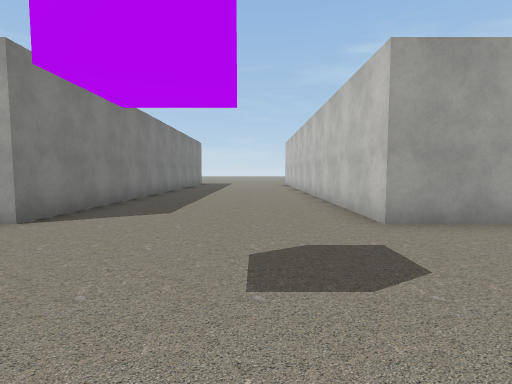
[1] (above)

24 first-person views from a walk through a scene from a Unity 3-D project. The camera is 1.4 m above the floor, tilts 4° down and sees 85° across. The floor is counted in squares, 2 m on a side. Each view is taken from the middle of a square. On the plan, view 1 faces up. The plan holds only what a view shows up to about 9 squares ahead; the rest is blank. The place goes on beyond the plan. Some surface patterns are stand-ins.

[2]
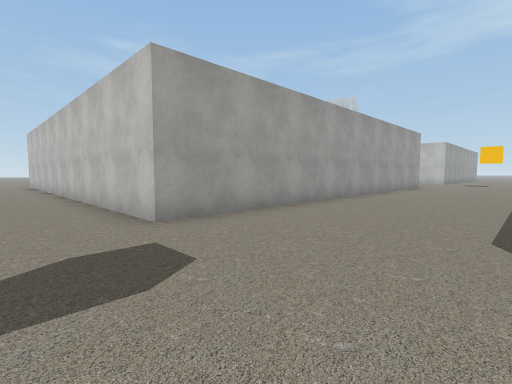

[3]
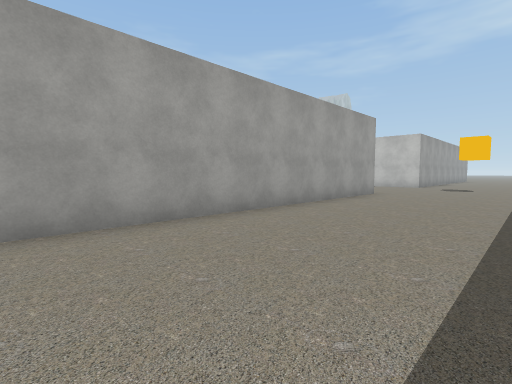

[4]
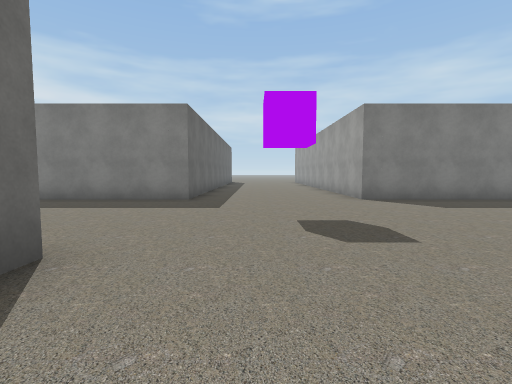

[5]
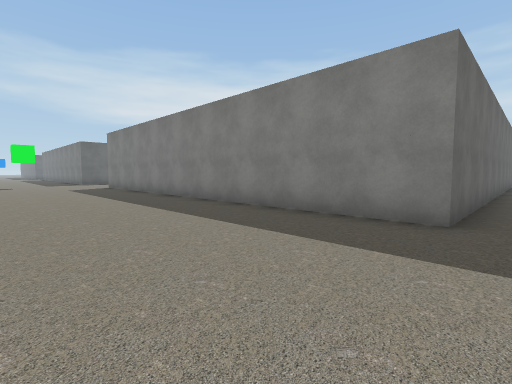

[6]
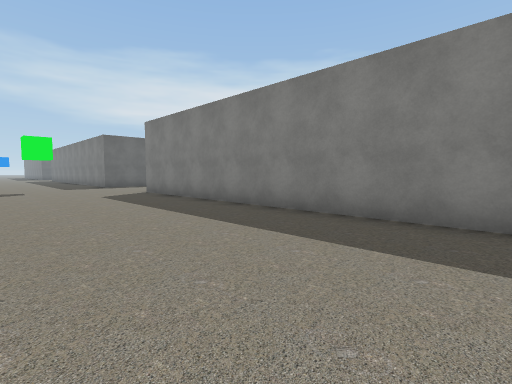

[7]
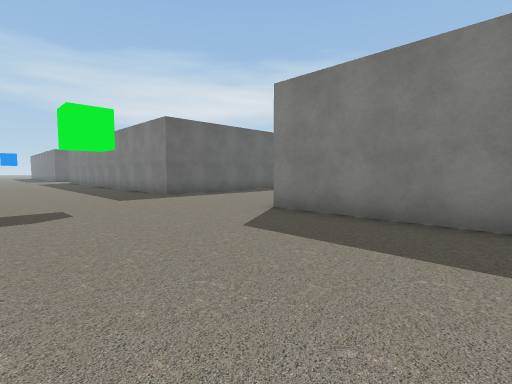

[8]
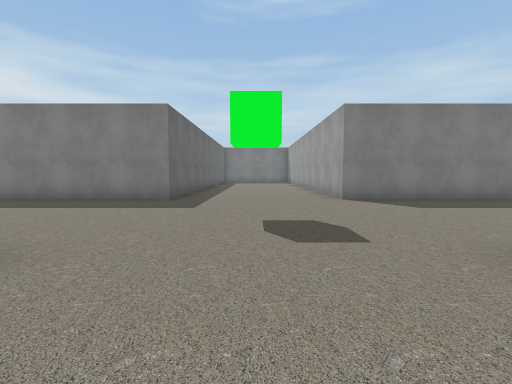

[9]
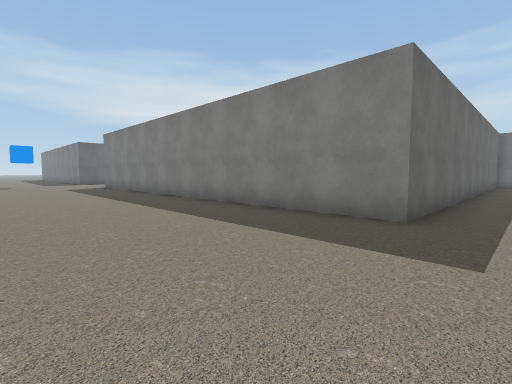

[10]
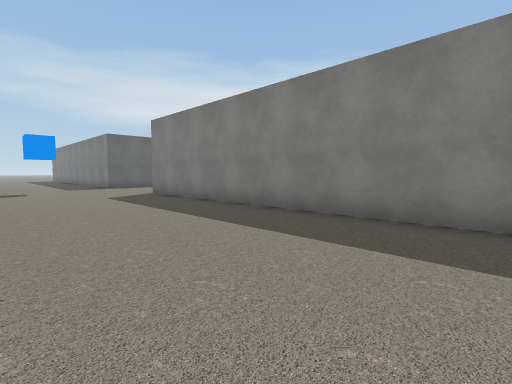

[11]
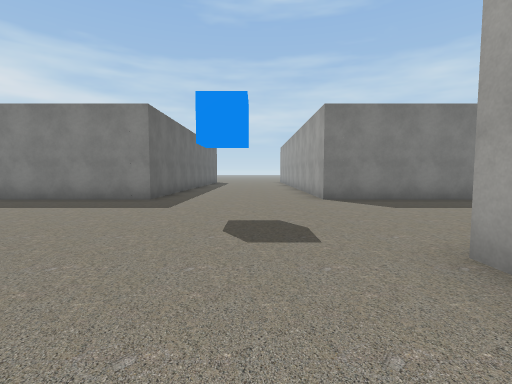

[12]
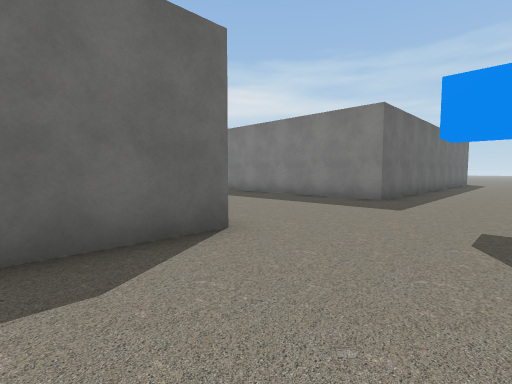

[13]
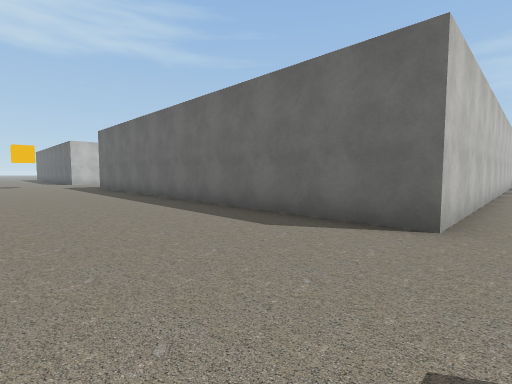

[14]
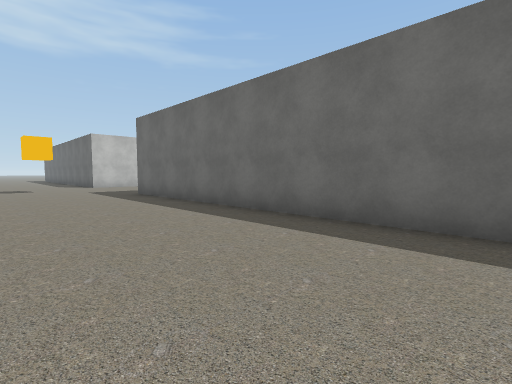

[15]
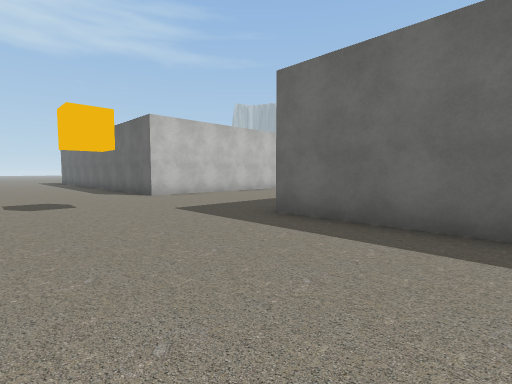

[16]
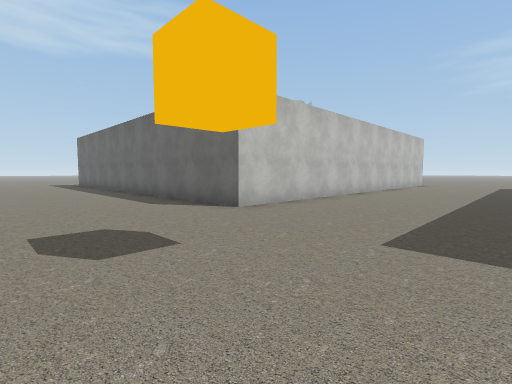

[17]
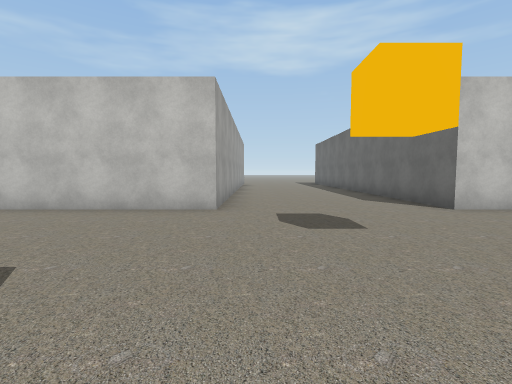

[18]
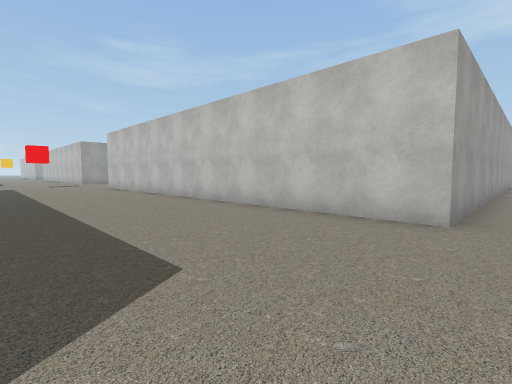

[19]
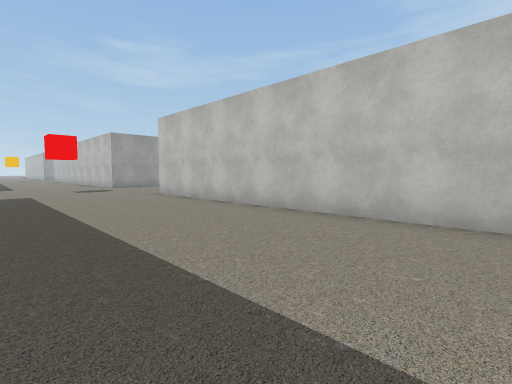

[20]
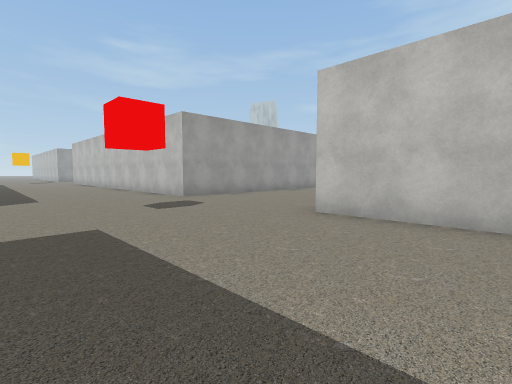

[21]
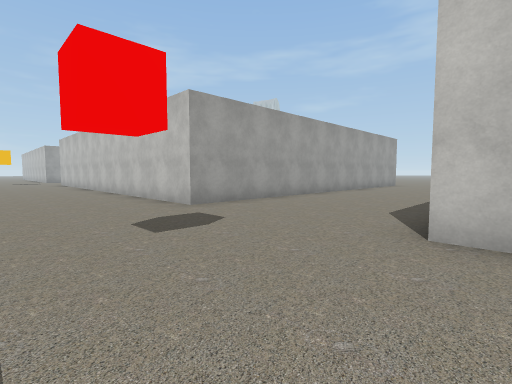

[22]
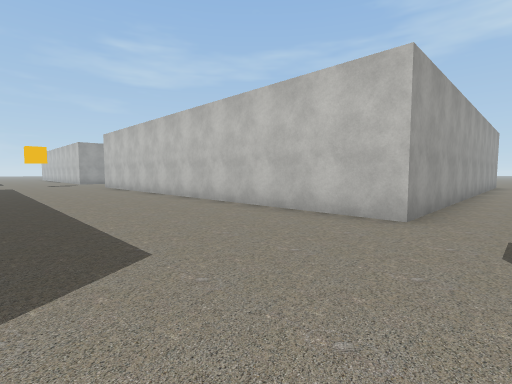

[23]
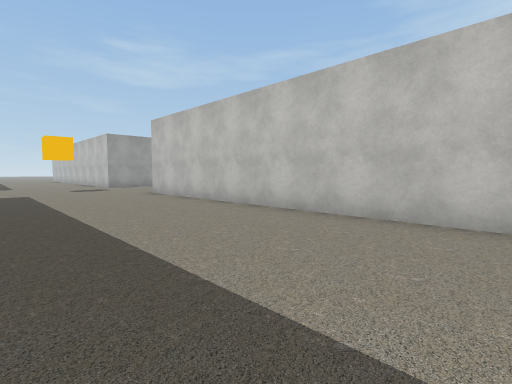

[24]
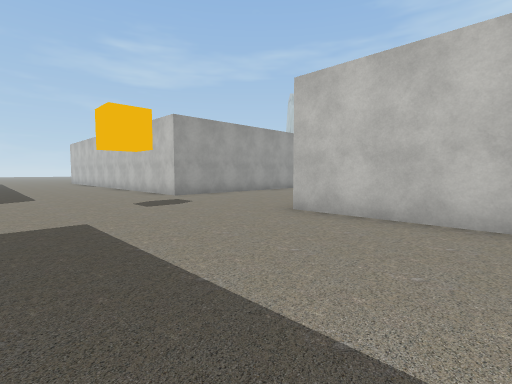

### Floor plan
Points are (right, up) in squares from view 1. A wall is a line through its corners. A room is listed if a view was taken in it or the views show most of it. See-through windows are left out.
Room 1 (views 1, 2, 3, 4, 5, 6, 7, 8, 9, 10, 11, 12, 13, 14, 15, 16, 17, 18, 19, 20, 21, 22, 23, 24)
walls: (-5.5, -18.2) (-3.3, -18.2) (-3.3, -31.2) (-5, -31.2); (1.8, -0.7) (2.2, -0.7); (24.5, -13.8) (19.3, -13.8) (19.3, -0.8); (14, 3.7) (1.8, 3.7) (1.8, 11); (-5.5, -0.7) (-3.3, -0.7) (-3.3, -13.8) (-5, -13.8); (20, 3.7) (19.3, 3.7) (19.3, 4.5); (24.5, -31.2) (19.3, -31.2) (19.3, -18.2); (-5.5, -35.8) (-3.3, -35.8) (-3.3, -39.8); (1.8, -40.5) (1.8, -35.8) (14.2, -35.8); (-3.3, 9) (-3.3, 3.7) (-5, 3.7); (19.3, -40.5) (19.3, -35.8) (24, -35.8)

Positions as (right, up) in squares from view 1, and headings:
1: (0, 0), facing up
2: (0, 0), facing up-right
3: (5, 0), facing up-right
4: (4, 1), facing left
5: (1, 0), facing down-left
6: (1, -4), facing down-left
7: (1, -10), facing down-left
8: (4, -16), facing left
9: (1, -17), facing down-left
10: (1, -22), facing down-left
11: (4, -33), facing left
12: (4, -33), facing down-left
13: (1, -32), facing down-right
14: (5, -32), facing down-right
15: (11, -32), facing down-right
16: (15, -32), facing down-right
17: (14, -32), facing right
18: (15, -32), facing up-right
19: (15, -27), facing up-right
20: (15, -21), facing up-right
21: (16, -19), facing up-right
22: (15, -15), facing up-right
23: (15, -10), facing up-right
24: (15, -4), facing up-right
